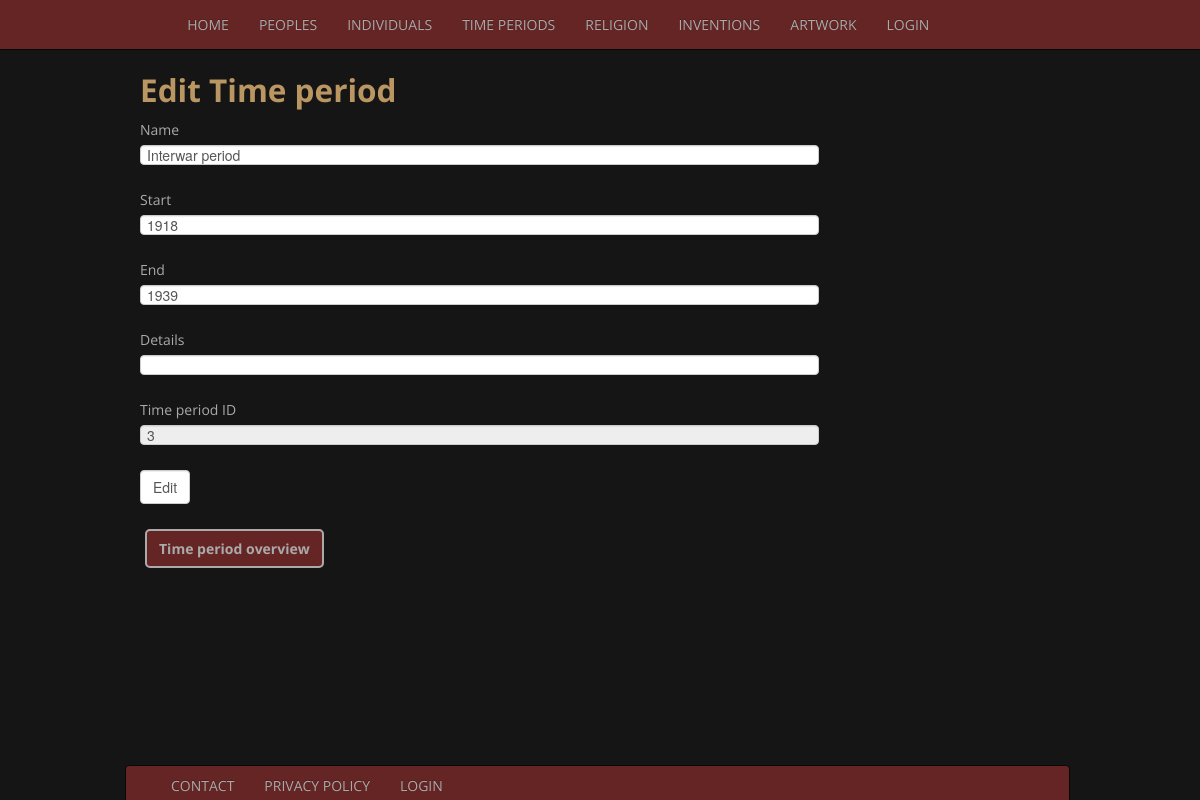
Page /edit_tijdperk.php?edit_id=3 on the committed database.
### tables this page shows
CREATE TABLE `tijdperk` (
  `id` int(11) NOT NULL,
  `tijd_naam` varchar(255) NOT NULL,
  `start` varchar(255) NOT NULL,
  `einde` varchar(255) NOT NULL,
  `tijdperk_detail` varchar(5000) NOT NULL
);

### edit_tijdperk.php (the view, shortened to what this page needs)
<?php include 'includes/header.php' ?>
<?php include 'includes/nav.php' ?>
<?php
if(isset($_GET['edit_id']) && !empty($_GET['edit_id'])){
	$id = $_GET['edit_id'];
	require("connectie.php");
	$stmt = $db->prepare("SELECT * FROM tijdperk WHERE id=:sid");
	$stmt->bindParam(":sid",$id);
	$stmt->execute();
	$result = $stmt->fetch();
	extract($result);
}
?>
<div class="container">
    <div class="row">
		<form role="form" class="col-md-9 go-right" action="edit_tijdperk.php" method="post">
			<h2>Edit Time period</h2>
		<div class="form-group">
			<label for="tijd_naam">Name</label>
			<input id="tijd_naam" name="tijd_naam" type="text" class="form-control" required value="<?php echo $tijd_naam; ?>">
		</div>
		<div class="form-group">
			<label for="start">Start</label>
			<input id="start" name="start" type="text" class="form-control" required value="<?php echo $start; ?>">
		</div>
    <div class="form-group">
			<label for="einde">End</label>
			<input id="einde" name="einde" type="text" class="form-control" required value="<?php echo $einde; ?>">
		</div>
		<div class="form-group">
			<label for="tijdperk_detail">Details</label>
			<input id="tijdperk_detail" name="tijdperk_detail" type="text" class="form-control" required value="<?php echo $tijdperk_detail; ?>">
		</div>
		<div class="form-group">
			<label for="id">Time period ID</label>
			<input id="id" name="id" type="text" class="form-control" required  readonly value="<?php echo $id; ?>">
		</div>
		<div class="form-group">
			<input id="edit" name="edit" type="submit" class="form-control" value="Edit">
		</div>
		</form>
	</div>
	<a class="button" href="tijdperk.php">Time period overview</a>
</div>
<?php require_once("includes/footer.php"); ?>

### css/main.css (style rules this page uses)
* { color: #aaa; font-family: 'Open Sans', sans-serif; }
body { padding-top: 5%; background-color: #151515; }
h1, h2, h3, h4, h5, h6, h7 { color: #ba9662; }
.button { background-color: #662525; color: #aaa; padding-left: 12px; padding-right: 12px; padding-top: 8px; padding-bottom: 8px; border: 2px solid #aaa; border-radius: 5px; font-weight: bolder; }

### rows in the picture
tijdperk: tijd_naam "Interwar period", start "1918", einde "1939", id "3"

### other values in the picture
$display "HOME"
$display "PEOPLES"
$display "INDIVIDUALS"
$display "TIME PERIODS"
$display "RELIGION"
$display "INVENTIONS"
$display "ARTWORK"
$display "LOGIN"
$display "CONTACT"
$display "PRIVACY POLICY"
